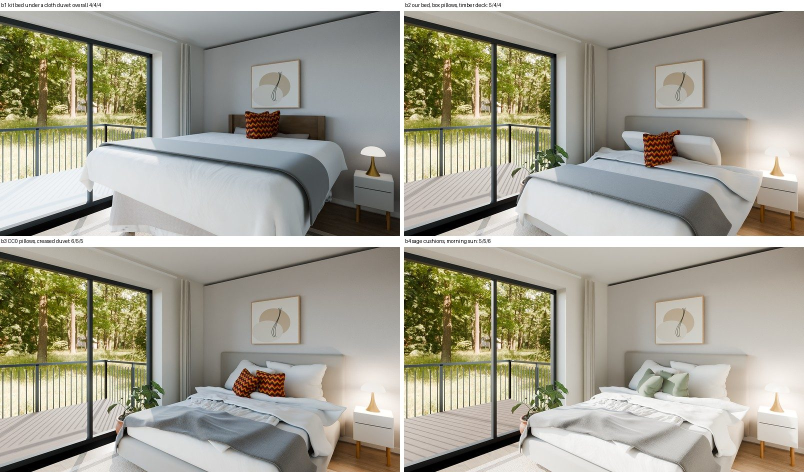
#> input picture spikes/archviz/bedroom-progress.jpg, 1608 x 944 px (shown at 1/2 size)
$ python judge_prep.py auto.jpg bedroom-progress.jpg bedroom-progress.jpg 5
#> lines starting #> are read from the running program, lines starting #| are printed output that depends on the picture
"""Blind pairs for the judges: ours scaled to the reference's size, both re-saved as JPEG q92, A/B at random.

    judge_prep.py <ours.png> <reference.jpg> <round dir> <n judges>   -> <round>/j<k>/{A,B}.jpg, <round>/key.json
"""

import json
import random
import sys
from pathlib import Path

from PIL import Image

ours, ref, out, n = sys.argv[1], sys.argv[2], Path(sys.argv[3]), int(sys.argv[4])
r = Image.open(ref).convert("RGB")
#> r is the input picture: PIL image 1608x944 RGB; mean R, G, B 162.5, 159.9, 145.8
o = Image.open(ours).convert("RGB")
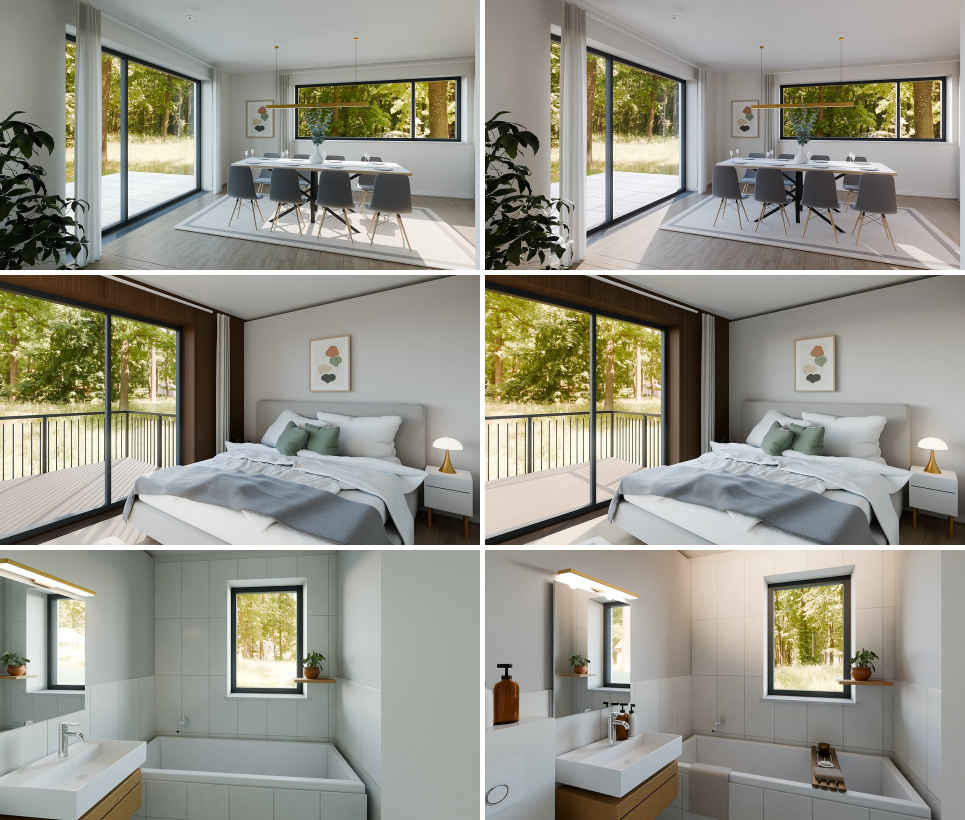
#> input picture spikes/archviz/auto.jpg, 1930 x 1640 px (shown at 1/2 size)
#> o is the input picture: PIL image 1930x1640 RGB; mean R, G, B 150.1, 148.8, 137.8
o = o.resize((r.width, round(o.height * r.width / o.width)), Image.Resampling.LANCZOS)
#> o: PIL image 1608x1366 RGB
top = max(0, (o.height - r.height) // 2)
#> top = 211
o = o.crop((0, top, r.width, top + r.height))
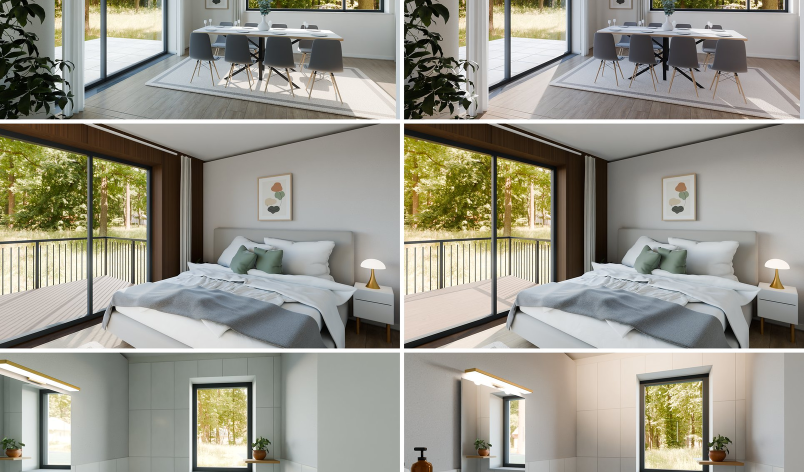
#> o: PIL image 1608x944 RGB (shown at 1/2 size); mean R, G, B 152.4, 150.4, 138.9
key = {}
for k in range(1, n + 1):
    d = out / f"j{k}"
    d.mkdir(parents=True, exist_ok=True)
    a_is_ours = random.random() < 0.5
    (o if a_is_ours else r).save(d / "A.jpg", quality=92)
    (r if a_is_ours else o).save(d / "B.jpg", quality=92)
    key[f"j{k}"] = "A" if a_is_ours else "B"
#> after the loop, key = {'j1': 'B', 'j2': 'B', 'j3': 'A', 'j4': 'A', 'j5': 'B'}
(out / "key.json").write_text(json.dumps(key))
print(out, "ready")
